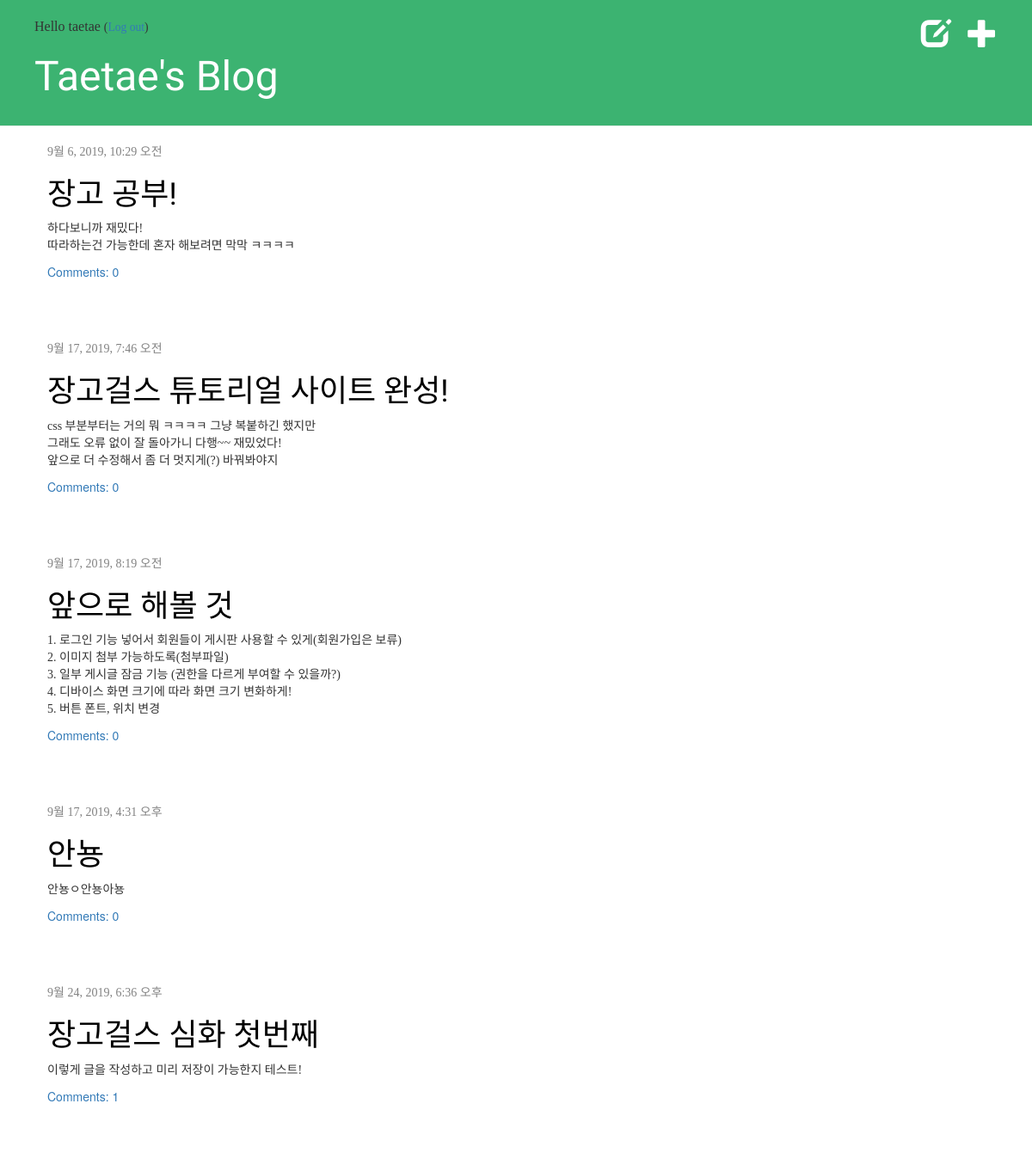
The app's page / (signed in) with its own data.
### blog/models.py (models this page shows, shortened)
class Post(models.Model):
    author = models.ForeignKey('auth.User', on_delete=models.CASCADE)
    title = models.CharField(max_length=200)
    text = models.TextField()
    created_date = models.DateTimeField(
        default=timezone.now
    )
    published_date = models.DateTimeField(
        blank=True, null=True
    )
    def approved_comments(self):
        return self.comments.filter(approved_comment=True)

### blog/views.py (the view)
# urls.py: path('', views.post_list, name='post_list'),
def post_list(request):
    posts = Post.objects.filter(published_date__lte=timezone.now()).order_by('published_date')
    return render(request, 'blog/post_list.html', {'posts':posts})

### blog/templates/blog/post_list.html
{% extends 'blog/base.html' %}
{% block content %}
    {% for post in posts %}
        <div class="post">
            <div class="date">
                {{ post.published_date }}
            </div>
            <h1><a href="{% url 'post_detail' pk=post.pk %}">{{ post.title }}</a></h1>
            <p>{{ post.text|linebreaksbr }}</p>
            <a href="{% url 'post_detail' pk=post.pk %}">Comments: {{ post.approved_comments.count }}</a>
        </div>
    {% endfor %}
{% endblock %}

### blog/templates/blog/base.html (shortened to what this page needs)
{% load static %}
<html>
    <head>
        <link rel="stylesheet" href="//maxcdn.bootstrapcdn.com/bootstrap/3.2.0/css/bootstrap.min.css">
        <link rel="stylesheet" href="//maxcdn.bootstrapcdn.com/bootstrap/3.2.0/css/bootstrap-theme.min.css">
        <link rel="stylesheet" href="{% static 'css/blog.css' %}">
    </head>
    <body>
        <div class="page-header">
            {% if user.is_authenticated %}
                <a href="{% url 'post_new' %}" class="top-menu"><span class="glyphicon glyphicon-plus"></span></a>
                <a href="{% url 'post_draft_list' %}" class="top-menu"><span class="glyphicon glyphicon-edit"></span></a>
                <p class="top-menu-hello">Hello {{ user.username }} <small>(<a href="{% url 'logout' %}">Log out</a>)</small></p>
            {% else %}
                <a href="{% url 'login' %}" class="top-menu"><span class="glyphicon glyphicon-lock"></span></a>
            {% endif %}
            <h1><a href="/">Taetae's Blog</a></h1>
        </div>
        <div class="content container">
            <div class="row">
                <div class="col-md-8">
                {% block content %}
                {% endblock %}
                </div>
            </div>
        </div>
    </body>
</html>

### blog/static/css/blog.css (style rules this page uses)
.page-header { background-color: mediumseagreen; margin-top: 0; padding: 20px 20px 20px 40px; }
.page-header h1, .page-header h1 a, .page-header h1 a:visited, .page-header h1 a:active { color: #ffffff; font-size: 36pt; text-decoration: none; }
.content { margin-left: 40px; }
h1, h2, h3, h4 { font-family: 'Black Han Sans', sans-serif; }
p, .date, .save { font-family: 'Noto Serif KR', serif; }
.top-menu-hello { font-family: 'Noto Serif KR', serif; font-size: 16px; }
.date { color: #828282; }
.top-menu, .top-menu:hover, .top-menu:visited { color: #ffffff; float: right; font-size: 26pt; margin-right: 20px; }
.post { margin-bottom: 70px; }
.post h1 a, .post h1 a:visited { color: #000000; }

### records on screen
Post: published_date "9월 6, 2019, 10:29 오전", title "장고 공부!", text "하다보니까 재밌다! 따라하는건 가능한데 혼자 해보려면 막막 ㅋㅋㅋㅋ", approved_comments.count "0"
Post: published_date "9월 17, 2019, 7:46 오전", title "장고걸스 튜토리얼 사이트 완성!", text "css 부분부터는 거의 뭐 ㅋㅋㅋㅋ 그냥 복붙하긴 했지만 그래도 오류 없이 잘 돌아가니 다행~~ 재밌었다! 앞으로 더 수정해서 좀 더 멋지게(?) 바꿔봐야지", approved_comments.count "0"
Post: published_date "9월 17, 2019, 8:19 오전", title "앞으로 해볼 것", text "1. 로그인 기능 넣어서 회원들이 게시판 사용할 수 있게(회원가입은 보류) 2. 이미지 첨부 가능하도록(첨부파일) 3. 일부 게시글 잠금 기능 (권한을 다르게 부여할 수 있을까?) 4. 디바이스 화면 크기에 따라 화면 크기 변화하게! 5. 버튼 폰트, 위치 변경", approved_comments.count "0"
Post: published_date "9월 17, 2019, 4:31 오후", title "안뇽", text "안뇽ㅇ안뇽아뇽", approved_comments.count "0"
Post: published_date "9월 24, 2019, 6:36 오후", title "장고걸스 심화 첫번째", text "이렇게 글을 작성하고 미리 저장이 가능한지 테스트!", approved_comments.count "1"

### other values on screen
{{ user.username }} "taetae"
